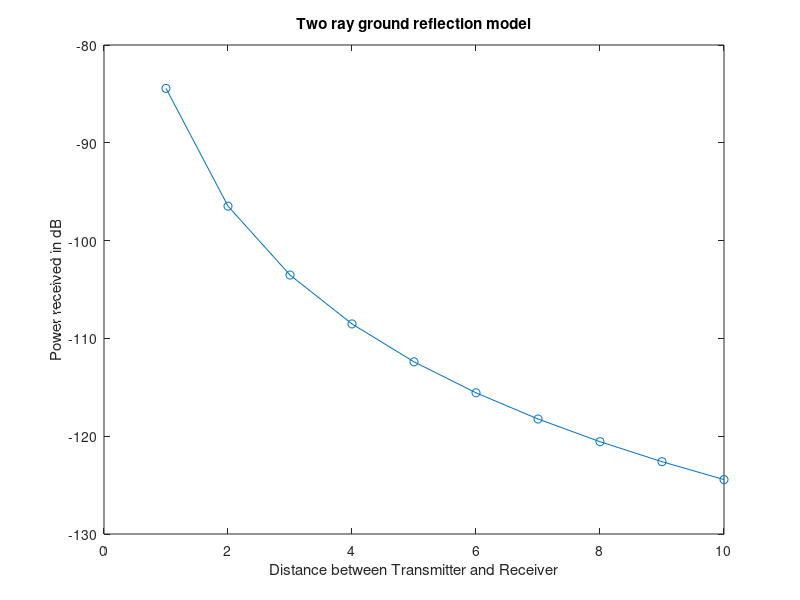

Recreate this plot in MATLAB.
clc;
clear all;
frequency = 800 * 10^6;
speed_light = 3 * 10^8;

lambda = speed_light / frequency

% Some variable
gain_tx = 1;
gain_rx = 1;
power_tx = 1;
los = 1;
ht = 30;
hr = 2;

dist = 1:10 % Similar to 1:1:10
dist_m = dist * 10^3 % 1000:10000

% .^ is point-wise wise exponent operator
power_rx = (power_tx * gain_tx * gain_rx * ht^2 * hr^2) * (dist_m.^(-4))

power_rx_db = 10 * log10(power_rx)

figure;

% Straight continous lines with 'o' as marker
plot(dist, power_rx_db, '-o')

xlabel('Distance between Transmitter and Receiver');
ylabel('Power received in dB');
title('Two ray ground reflection model');